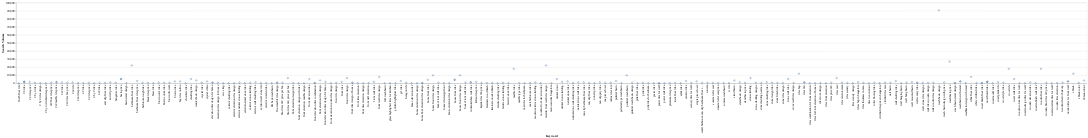

Source (notebook cell):
### Code cell
import altair as alt

# Create a scatter plot
scatter_plot = alt.Chart(df1).mark_point().encode(
    x='Keyword',
    y='Search Volume'
)
scatter_plot

### Figure 1 — Vega-Lite specification as saved in the notebook (floating-point values rounded to 4 significant figures; data arrays with more than 128 entries replaced by an {"elided": "..."} marker saying what was removed)
{"config": {"view": {"continuousWidth": 400, "continuousHeight": 300}}, "data": {"name": "data-80e4d9d84939f5015f2402ce5e47740d"}, "mark": "point", "encoding": {"x": {"field": "Keyword", "type": "nominal"}, "y": {"field": "Search Volume", "type": "quantitative"}}, "$schema": "https://vega.github.io/schema/vega-lite/v4.17.0.json", "datasets": {"data-80e4d9d84939f5015f2402ce5e47740d": {"elided": "219 records"}}}
